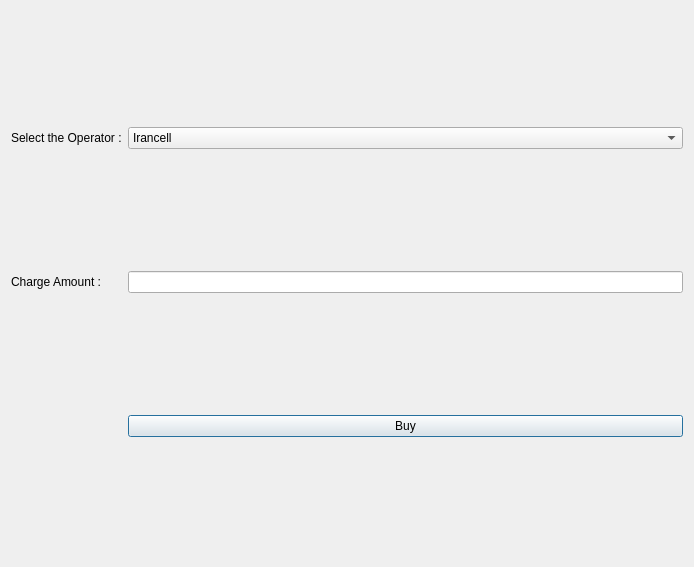
<?xml version="1.0" encoding="UTF-8"?>
<ui version="4.0">
 <class>CreditCharge</class>
 <widget class="QDialog" name="CreditCharge">
  <property name="geometry">
   <rect>
    <x>0</x>
    <y>0</y>
    <width>694</width>
    <height>567</height>
   </rect>
  </property>
  <property name="windowTitle">
   <string>Credit Charge</string>
  </property>
  <layout class="QGridLayout" name="gridLayout">
   <item row="0" column="0">
    <widget class="QLabel" name="label">
     <property name="text">
      <string>Select the Operator :</string>
     </property>
    </widget>
   </item>
   <item row="1" column="1">
    <widget class="QLineEdit" name="Amount"/>
   </item>
   <item row="1" column="0">
    <widget class="QLabel" name="label_2">
     <property name="text">
      <string>Charge Amount :</string>
     </property>
    </widget>
   </item>
   <item row="0" column="1">
    <widget class="QComboBox" name="comboBox">
     <item>
      <property name="text">
       <string>Irancell</string>
      </property>
     </item>
     <item>
      <property name="text">
       <string>Hamrah_E_Aval</string>
      </property>
     </item>
     <item>
      <property name="text">
       <string>Rightel</string>
      </property>
     </item>
    </widget>
   </item>
   <item row="2" column="1">
    <widget class="QPushButton" name="buy">
     <property name="text">
      <string>Buy</string>
     </property>
    </widget>
   </item>
  </layout>
 </widget>
 <resources/>
 <connections/>
</ui>
